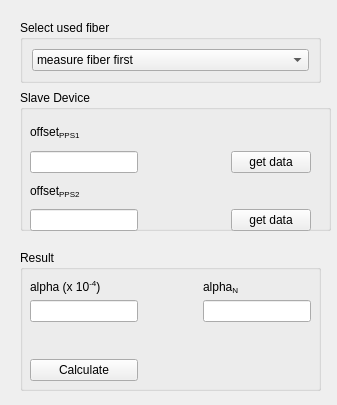
<?xml version="1.0" encoding="UTF-8"?>
<ui version="4.0">
 <class>form_alpha</class>
 <widget class="QWidget" name="form_alpha">
  <property name="geometry">
   <rect>
    <x>0</x>
    <y>0</y>
    <width>337</width>
    <height>405</height>
   </rect>
  </property>
  <property name="windowTitle">
   <string>Form</string>
  </property>
  <widget class="QGroupBox" name="groupBox">
   <property name="geometry">
    <rect>
     <x>20</x>
     <y>20</y>
     <width>301</width>
     <height>63</height>
    </rect>
   </property>
   <property name="title">
    <string>Select used fiber</string>
   </property>
   <layout class="QGridLayout" name="gridLayout">
    <item row="0" column="0">
     <widget class="QComboBox" name="combo_selfiber">
      <item>
       <property name="text">
        <string>measure fiber first</string>
       </property>
      </item>
     </widget>
    </item>
   </layout>
  </widget>
  <widget class="QGroupBox" name="groupBox_3">
   <property name="geometry">
    <rect>
     <x>20</x>
     <y>250</y>
     <width>301</width>
     <height>141</height>
    </rect>
   </property>
   <property name="title">
    <string>Result</string>
   </property>
   <widget class="QWidget" name="gridLayoutWidget">
    <property name="geometry">
     <rect>
      <x>10</x>
      <y>30</y>
      <width>281</width>
      <height>101</height>
     </rect>
    </property>
    <layout class="QGridLayout" name="gridLayout_4">
     <item row="3" column="0">
      <widget class="QPushButton" name="but_calculate">
       <property name="text">
        <string>Calculate</string>
       </property>
      </widget>
     </item>
     <item row="1" column="0">
      <widget class="QLineEdit" name="alpha">
       <property name="readOnly">
        <bool>true</bool>
       </property>
      </widget>
     </item>
     <item row="1" column="2">
      <widget class="QLineEdit" name="alphan">
       <property name="readOnly">
        <bool>true</bool>
       </property>
      </widget>
     </item>
     <item row="1" column="1">
      <spacer name="horizontalSpacer">
       <property name="orientation">
        <enum>Qt::Horizontal</enum>
       </property>
       <property name="sizeHint" stdset="0">
        <size>
         <width>40</width>
         <height>20</height>
        </size>
       </property>
      </spacer>
     </item>
     <item row="0" column="2">
      <widget class="QLabel" name="label_2">
       <property name="text">
        <string>&lt;html&gt;&lt;head/&gt;&lt;body&gt;&lt;p&gt;alpha&lt;span style=&quot; vertical-align:sub;&quot;&gt;N&lt;/span&gt;&lt;/p&gt;&lt;/body&gt;&lt;/html&gt;</string>
       </property>
      </widget>
     </item>
     <item row="2" column="0">
      <spacer name="verticalSpacer">
       <property name="orientation">
        <enum>Qt::Vertical</enum>
       </property>
       <property name="sizeHint" stdset="0">
        <size>
         <width>20</width>
         <height>40</height>
        </size>
       </property>
      </spacer>
     </item>
     <item row="0" column="0">
      <widget class="QLabel" name="label">
       <property name="text">
        <string>&lt;html&gt;&lt;head/&gt;&lt;body&gt;&lt;p&gt;alpha (x 10&lt;span style=&quot; vertical-align:super;&quot;&gt;-4&lt;/span&gt;)&lt;/p&gt;&lt;/body&gt;&lt;/html&gt;</string>
       </property>
      </widget>
     </item>
    </layout>
   </widget>
  </widget>
  <widget class="QGroupBox" name="groupBox_2">
   <property name="geometry">
    <rect>
     <x>20</x>
     <y>90</y>
     <width>311</width>
     <height>141</height>
    </rect>
   </property>
   <property name="title">
    <string>Slave Device</string>
   </property>
   <widget class="QWidget" name="gridLayoutWidget_2">
    <property name="geometry">
     <rect>
      <x>10</x>
      <y>30</y>
      <width>281</width>
      <height>111</height>
     </rect>
    </property>
    <layout class="QGridLayout" name="gridLayout_2">
     <item row="4" column="0">
      <widget class="QLineEdit" name="offsetpps2"/>
     </item>
     <item row="3" column="0">
      <widget class="QLabel" name="label_9">
       <property name="text">
        <string>&lt;html&gt;&lt;head/&gt;&lt;body&gt;&lt;p&gt;offset&lt;span style=&quot; vertical-align:sub;&quot;&gt;PPS2&lt;/span&gt;&lt;/p&gt;&lt;/body&gt;&lt;/html&gt;</string>
       </property>
      </widget>
     </item>
     <item row="4" column="2">
      <widget class="QPushButton" name="but_getdata2">
       <property name="text">
        <string>get data</string>
       </property>
      </widget>
     </item>
     <item row="3" column="1">
      <spacer name="horizontalSpacer_2">
       <property name="orientation">
        <enum>Qt::Horizontal</enum>
       </property>
       <property name="sizeHint" stdset="0">
        <size>
         <width>40</width>
         <height>20</height>
        </size>
       </property>
      </spacer>
     </item>
     <item row="2" column="2">
      <widget class="QPushButton" name="but_getdata1">
       <property name="text">
        <string>get data</string>
       </property>
      </widget>
     </item>
     <item row="2" column="0">
      <widget class="QLineEdit" name="offsetpps1"/>
     </item>
     <item row="0" column="0">
      <widget class="QLabel" name="label_6">
       <property name="text">
        <string>&lt;html&gt;&lt;head/&gt;&lt;body&gt;&lt;p&gt;offset&lt;span style=&quot; vertical-align:sub;&quot;&gt;PPS1&lt;/span&gt;&lt;/p&gt;&lt;/body&gt;&lt;/html&gt;</string>
       </property>
      </widget>
     </item>
    </layout>
   </widget>
  </widget>
 </widget>
 <resources/>
 <connections/>
</ui>
